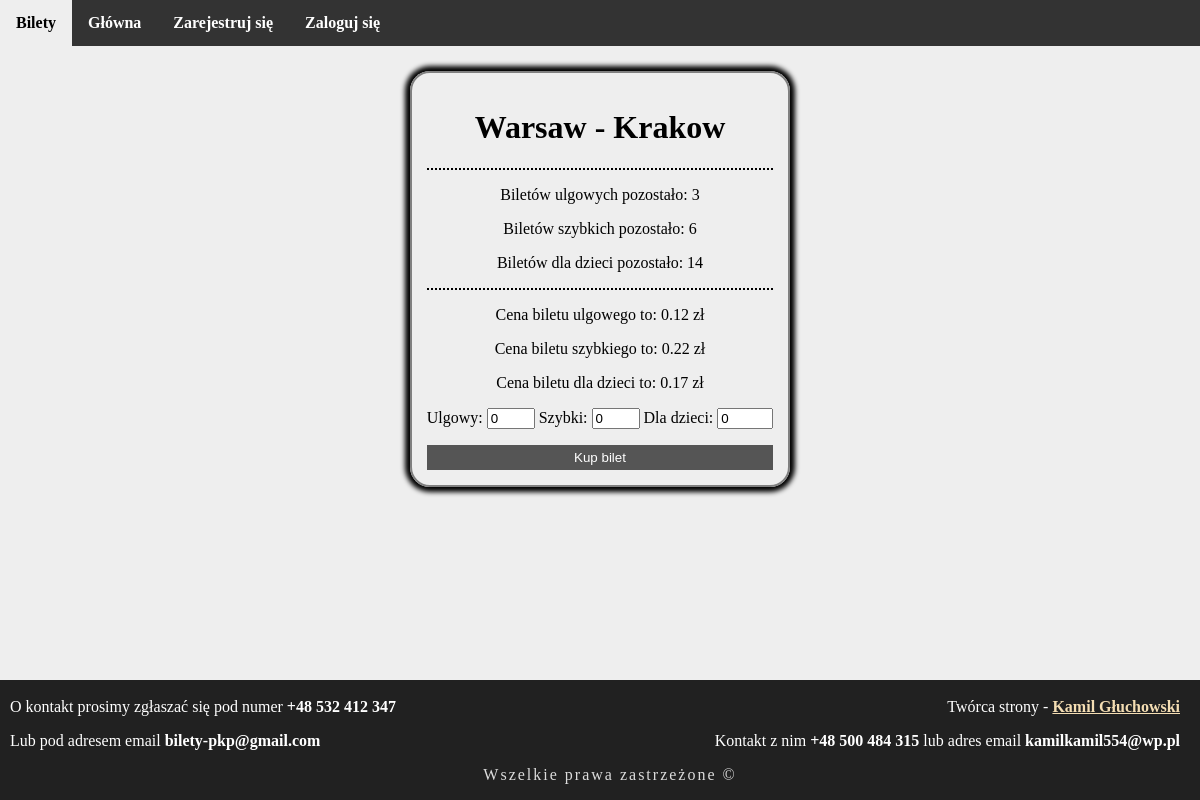
/tickets/20/information/buy_ticket/, run on the app's committed database.
### tickets/models.py (models this page shows)
class Ticket(models.Model):
    from_place          = models.CharField(max_length=58, blank=False, null=False)
    to_place            = models.CharField(max_length=58, blank=False, null=False)
    start               = models.DateTimeField(null=False, blank=False)
    end                 = models.DateTimeField(null=False, blank=False)
    description         = models.TextField(blank=True, null=True, max_length=1200)
    ticket_ulgowy        = models.PositiveIntegerField(default=0)
    ticket_szybki        = models.PositiveIntegerField(default=0)
    ticket_dzieci        = models.PositiveIntegerField(default=0)
    ticket_ulgowy_price  = models.DecimalField(max_digits=10000, decimal_places=2, blank=False, null=False)
    ticket_szybki_price  = models.DecimalField(max_digits=10000, decimal_places=2, blank=False, null=False)
    ticket_dzieci_price  = models.DecimalField(max_digits=10000, decimal_places=2, blank=False, null=False)

### tickets/views.py (the view)
# urls.py: path('<int:id>/information/buy_ticket/', views.BuyView.as_view(), name='buyTicket'),
class BuyView(generic.View):
    template_name = 'tickets/buyTicket.html'
    model = Ticket
    lookup = 'id'
    def get_object(self):
        lookup = self.kwargs.get(self.lookup)
        obj = None
        if lookup is not None:
            obj = get_object_or_404(self.model, id=lookup)
        return obj
    def get(self, request, id=None, *args, **kwargs):
        context = {}
        obj = self.get_object()
        if obj is not None:
            context['ticket'] = obj
        return render(request, self.template_name, context)

### templates/tickets/buyTicket.html (shortened to what this page needs)
{% extends 'base.html' %}
{% block content %}
<div class="container">
    <div class="container2">
        <header class="head-title dotter">
            <h1><strong>{{ ticket.from_place }} - {{ ticket.to_place }}</strong></h1>
        </header>
        <section>
            <div class="tickets">
                <p>Biletów ulgowych pozostało: {% if ticket.ticket_ulgowy %} {{ ticket.ticket_ulgowy }} {% else %} Nie ma w sprzedarzy {% endif %}</p>
                <p>Biletów szybkich pozostało: {% if ticket.ticket_szybki %} {{ ticket.ticket_szybki }} {% else %} Nie ma w sprzedarzy  {% endif %}</p>
                <p>Biletów dla dzieci pozostało: {% if ticket.ticket_dzieci %} {{ ticket.ticket_dzieci }} {% else %} Nie ma w sprzedarzy  {% endif %}</p>
                <p class="dotter"></p>
                {% if ticket.ticket_ulgowy  %} <p>Cena biletu ulgowego to: {{ ticket.ticket_ulgowy_price }} zł</p> {% endif %}
                {% if ticket.ticket_szybki %} <p>Cena biletu szybkiego to: {{ ticket.ticket_szybki_price }} zł</p> {% endif %}
                {% if ticket.ticket_dzieci %} <p>Cena biletu dla dzieci to: {{ ticket.ticket_dzieci_price }} zł</p> {% endif %}
            </div>
            <form action="{% url 'tickets:buy' ticket.id %}" method="POST"> {% csrf_token %}
                <div class="ticket-to-buy">
                    <p>
                        {% if ticket.ticket_ulgowy %}
                            <label for="ulgowy">Ulgowy:</label>
                            <input type="number" min="0" max="{{ ticket.ticket_ulgowy }}" name="ulgowy" id="ulgowy" value="0">
                        {% endif %}
                        {% if ticket.ticket_szybki %}
                            <label for="szybki">Szybki:</label>
                            <input type="number" min="0" max="{{ ticket.ticket_szybki }}" name="szybki" id="szybki" value="0">
                        {% endif %}
                        {% if ticket.ticket_dzieci %}
                            <label for="dzieci">Dla dzieci:</label>
                            <input type="number" min="0" max="{{ ticket.ticket_dzieci }}" name="dzieci" id="dzieci" value="0">
                        {% endif %}
                    </p>
                </div>
                <button class="btn">Kup bilet</button>
            </form>
        </section>
    </div>
</div>
{% endblock %}

### static/css/tickets.css (style rules this page uses)
body { background-color: #eeeeee; margin: 0; padding: 0; overflow-x: hidden; }
.container { display: flex; flex-direction: column; justify-content: center; align-items: center; }
.btn { width: 100%; padding: 5px; padding-right: 10px; padding-left: 10px; outline: none; color: white; background: #555555; border: none; cursor: pointer; transition: transform 0.2s ease; }
.container2 { text-align: center; padding: 15px; border: 2px solid grey; margin: 25px; border-radius: 20px; box-shadow: 0 0 5px 5px black; }
.dotter { border-bottom: 2px dotted black; }

### data on the page
Ticket: from_place "Warsaw", to_place "Krakow", ticket_ulgowy "3", ticket_szybki "6", ticket_dzieci "14", ticket_ulgowy_price "0.12", ticket_szybki_price "0.22", ticket_dzieci_price "0.17"
